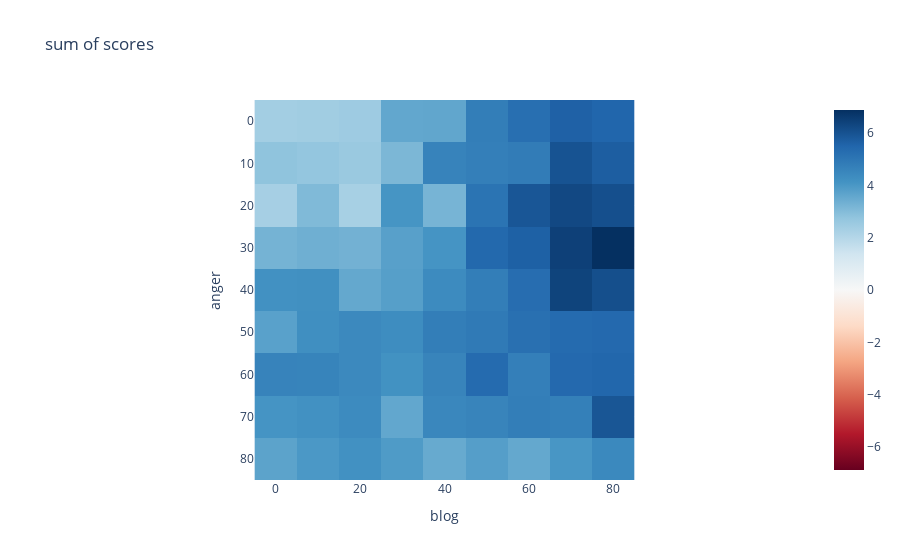

The code cell stored with this chart in its notebook:
### Code cell
px.imshow(anger_scores+blog_scores, x=scales, y=scales, title="sum of scores",labels={'x': 'blog', 'y': 'anger'}, color_continuous_scale="RdBu", color_continuous_midpoint=0).show()

### Figure 1 — Plotly figure (JSON) as saved in the notebook; plotly's stock layout.template omitted (floating-point values rounded to 4 significant figures)
{"data": [{"coloraxis": "coloraxis", "hovertemplate": "blog: %{x}<br>anger: %{y}<br>color: %{z}<extra></extra>", "name": "0", "type": "heatmap", "x": [0, 10, 20, 30, 40, 50, 60, 70, 80], "xaxis": "x", "y": [0, 10, 20, 30, 40, 50, 60, 70, 80], "yaxis": "y", "z": [[2.38, 2.42, 2.48, 3.58, 3.6, 4.78, 5.22, 5.62, 5.5], [2.78, 2.7, 2.58, 3.14, 4.62, 4.74, 4.82, 5.98, 5.7], [2.32, 3.06, 2.3, 4.08, 3.22, 5.08, 5.9, 6.26, 6.08], [3.26, 3.36, 3.3, 3.76, 4.1, 5.42, 5.64, 6.46, 6.88], [4.18, 4.22, 3.56, 3.8, 4.36, 4.76, 5.28, 6.38, 6.1], [3.74, 4.24, 4.42, 4.32, 4.76, 4.88, 5.2, 5.34, 5.4], [4.62, 4.6, 4.42, 4.16, 4.58, 5.34, 4.74, 5.4, 5.48], [4.1, 4.18, 4.36, 3.58, 4.5, 4.58, 4.78, 4.72, 5.92], [3.7, 3.98, 4.18, 3.92, 3.5, 3.82, 3.56, 4.04, 4.44]]}], "layout": {"coloraxis": {"cmid": 0, "colorscale": [[0, "rgb(103,0,31)"], [0.1, "rgb(178,24,43)"], [0.2, "rgb(214,96,77)"], [0.3, "rgb(244,165,130)"], [0.4, "rgb(253,219,199)"], [0.5, "rgb(247,247,247)"], [0.6, "rgb(209,229,240)"], [0.7, "rgb(146,197,222)"], [0.8, "rgb(67,147,195)"], [0.9, "rgb(33,102,172)"], [1, "rgb(5,48,97)"]]}, "title": {"text": "sum of scores"}, "xaxis": {"anchor": "y", "constrain": "domain", "domain": [0, 1], "scaleanchor": "y", "title": {"text": "blog"}}, "yaxis": {"anchor": "x", "autorange": "reversed", "constrain": "domain", "domain": [0, 1], "title": {"text": "anger"}}}}
